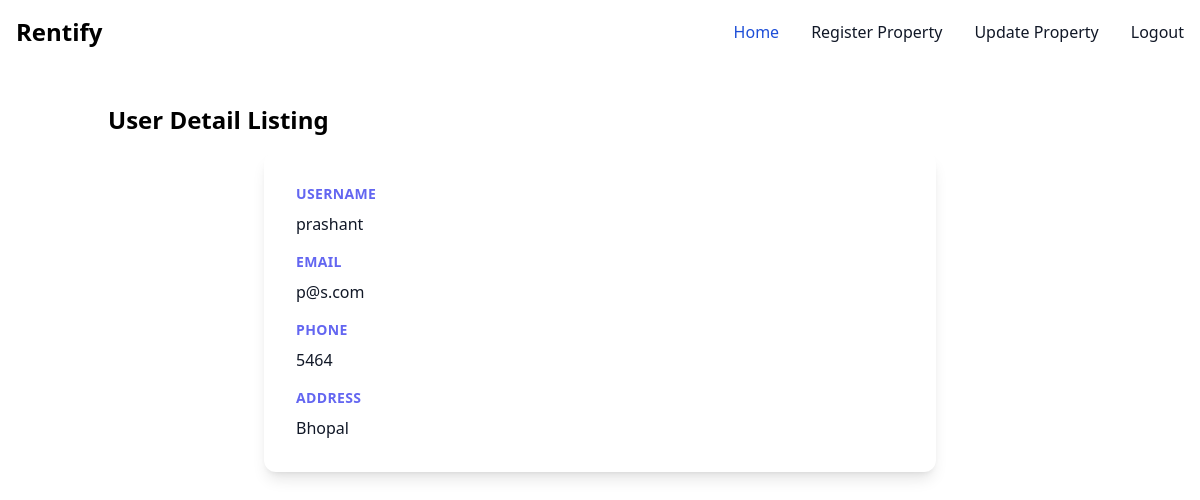
Screenshot of /property/6/detail/ (signed in) with the database file from the repository.
### authentication/models.py (models this page shows, shortened)
class User(AbstractBaseUser, PermissionsMixin):
    email = models.EmailField(unique=True)
    first_name = models.CharField(max_length=30, blank=True)
    last_name = models.CharField(max_length=30, blank=True)
    phone_number = models.CharField(max_length=15, blank=True, unique=True)
    is_active = models.BooleanField(default=True)
    is_staff = models.BooleanField(default=False)
    objects = UserManager()
    USERNAME_FIELD = 'email'
    REQUIRED_FIELDS = ['first_name', 'last_name']

### property/models.py (models this page shows, shortened)
class Property(models.Model):
    owner = models.ForeignKey(User, on_delete=models.CASCADE)
    place = models.CharField(max_length=100)
    area = models.DecimalField(max_digits=100, decimal_places=2)
    location = models.CharField(max_length=100)
    bedrooms = models.PositiveIntegerField()
    bathrooms = models.PositiveIntegerField()
    hospitals_nearby = models.BooleanField(default=False)
    colleges_nearby = models.BooleanField(default=False)

### property/views.py (the view)
# urls.py: path('property/<int:pk>/detail/', views.property_seller_detail, name='seller_detail'),
@login_required
def property_seller_detail(request, pk):
    property = get_object_or_404(Property, pk=pk)
    owner = User.objects.get(pk=property.owner.pk)
    return render(request, 'property/property_seller_detail.html', {'owner': owner, 'property': property})

### templates/property/property_seller_detail.html (shortened to what this page needs)
{% extends '../base.html' %}
{% block content %}
{% include '../navbar.html' %}
<div class="container mx-auto mt-10">
    <h1 class="text-2xl font-bold mb-4 m-5">User Detail Listing</h1>
    <div class="max-w-md mx-auto bg-white rounded-xl shadow-lg overflow-hidden md:max-w-2xl">
        <div class="md:flex">
          <div class="p-8">
            <div class="uppercase tracking-wide text-sm text-indigo-500 font-semibold">Username</div>
            <p class="mt-2 text-gray-900">{{ owner.first_name }}</p>
            <div class="uppercase tracking-wide text-sm text-indigo-500 font-semibold mt-4">Email</div>
            <p class="mt-2 text-gray-900">{{ owner.email }}</p>
            <div class="uppercase tracking-wide text-sm text-indigo-500 font-semibold mt-4">Phone</div>
            <p class="mt-2 text-gray-900">{{ owner.phone_number }}</p>
            <div class="uppercase tracking-wide text-sm text-indigo-500 font-semibold mt-4">Address</div>
            <p class="mt-2 text-gray-900">{{ property.location }}</p>
          </div>
        </div>
      </div>
</div>
{% endblock content %}

### rows the page displays
User: first_name "prashant", email "p@s.com", phone_number "5464"
Property: location "Bhopal"
